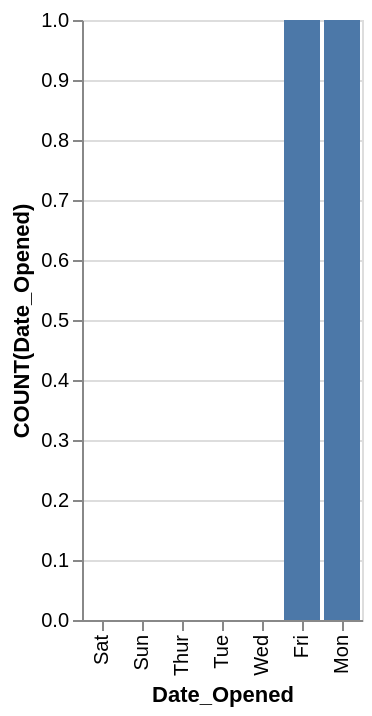

Source (Vega-Lite JSON):
### Vega-Lite specification from a JSON file in a GitHub repository (floating-point values rounded to 4 significant figures)
{"data": {"values": [{"x_data": "Sat", "y_data": 0}, {"x_data": "Sun", "y_data": 0}, {"x_data": "Thur", "y_data": 0}, {"x_data": "Tue", "y_data": 0}, {"x_data": "Wed", "y_data": 0}, {"x_data": "Fri", "y_data": 1}, {"x_data": "Mon", "y_data": 1}]}, "mark": "bar", "encoding": {"x": {"field": "x_data", "type": "nominal", "title": "Date_Opened", "sort": {"op": "sum", "field": "y_data", "order": "ascending"}}, "y": {"field": "y_data", "type": "quantitative", "title": "COUNT(Date_Opened)"}}}
